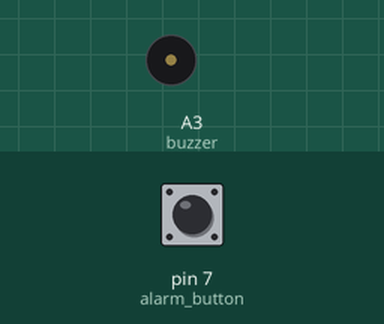
A sketch run on a simulated Arduino Uno, built with avr-gcc and run on an emulated ATmega328P. On the bench: buzzer (waves = sounding, pin HIGH). The inputs (shaded band) are chosen by the test bench; at power-on: pin 7 (alarm_button) LOW.

Above: at 1.2 s.
1.3 s: pin 7 (alarm_button) pulled HIGH for 0.15 s
At 1.7 s:
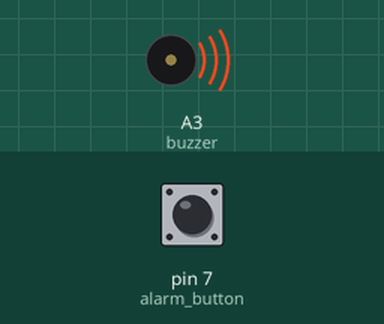
4.4 s: pin 7 (alarm_button) pulled HIGH for 1 s
At 6.9 s:
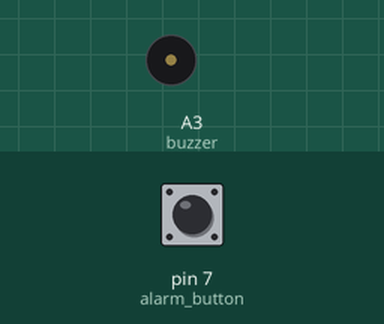
7.6 s: pin 7 (alarm_button) pulled HIGH for 3.2 s
At 8.0 s:
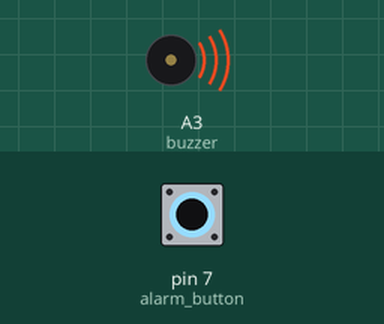
Timing chart, 0 to 12.5 s (numbered marks = the images above; inputs shaded):
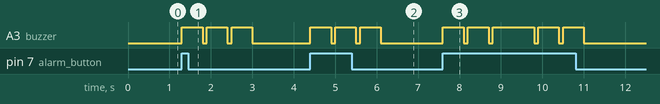

Measured:
- after the input at 1.3 s, A3 (buzzer): alternates HIGH for 0.50 s and LOW for 0.10 s, 6 changes in all, then stays LOW, starting at once
- after the input at 4.4 s, A3 (buzzer): alternates HIGH for 0.50 s and LOW for 0.10 s, 6 changes in all, then stays LOW, starting at once
- after the input at 7.6 s, A3 (buzzer): LOW → HIGH at once, → LOW 0.50 s later, → HIGH 0.10 s later, → LOW 0.50 s later, … (10 changes in this stretch)

The sketch:

Buzzer_Test.ino
```cpp
int alarm_button = 7;
int buzzer = A3;

void setup() {
    pinMode(alarm_button,INPUT);
    pinMode(buzzer,OUTPUT);

}

void loop() {

 if(digitalRead(alarm_button) == HIGH){

  analogWrite(buzzer,255);
  delay(500);
  analogWrite(buzzer,0);
  delay(100);
  analogWrite(buzzer,255);
  delay(500);
  analogWrite(buzzer,0);
  delay(100);
  analogWrite(buzzer,255);
  delay(500);
  analogWrite(buzzer,0);
} // put your main code here, to run repeatedly:

}
```
